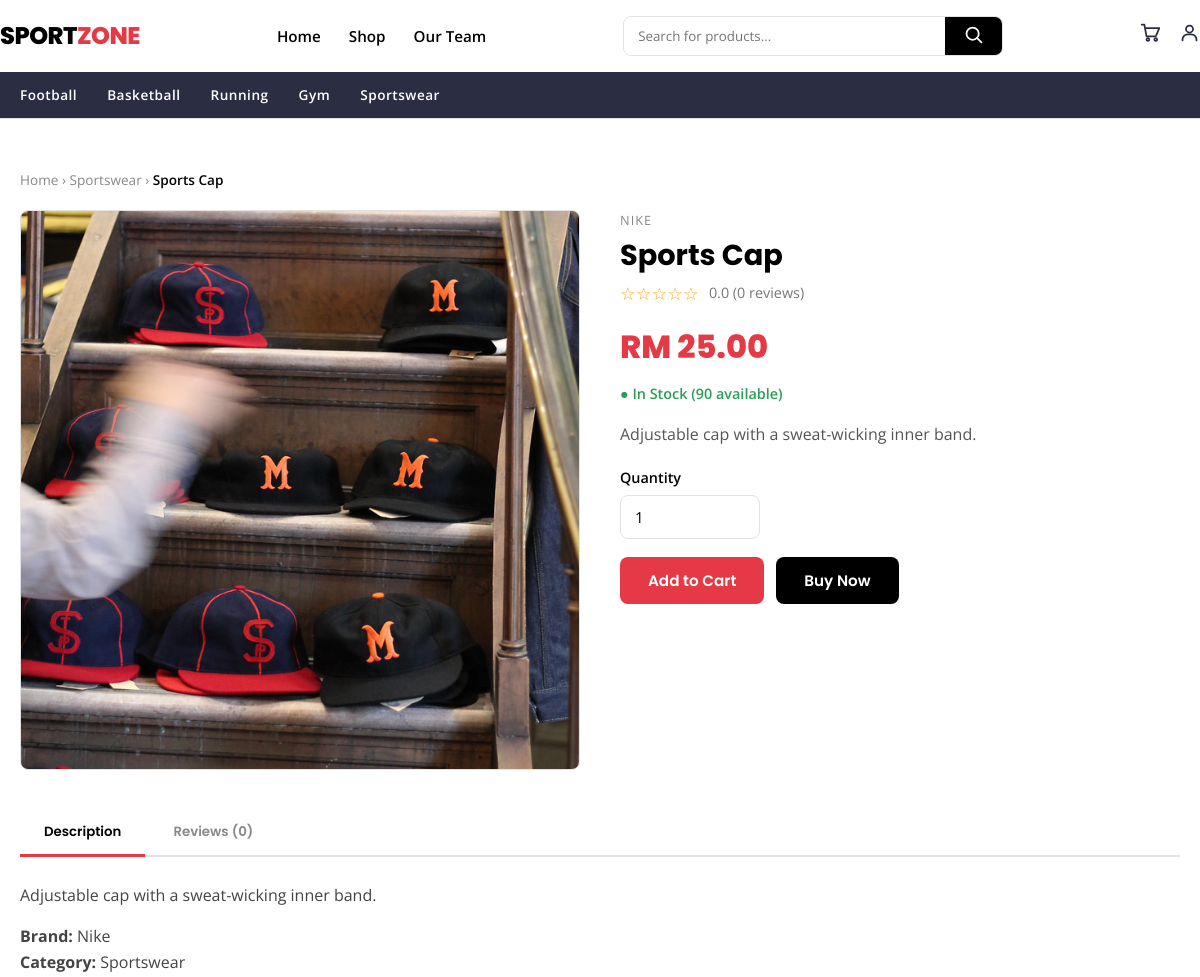
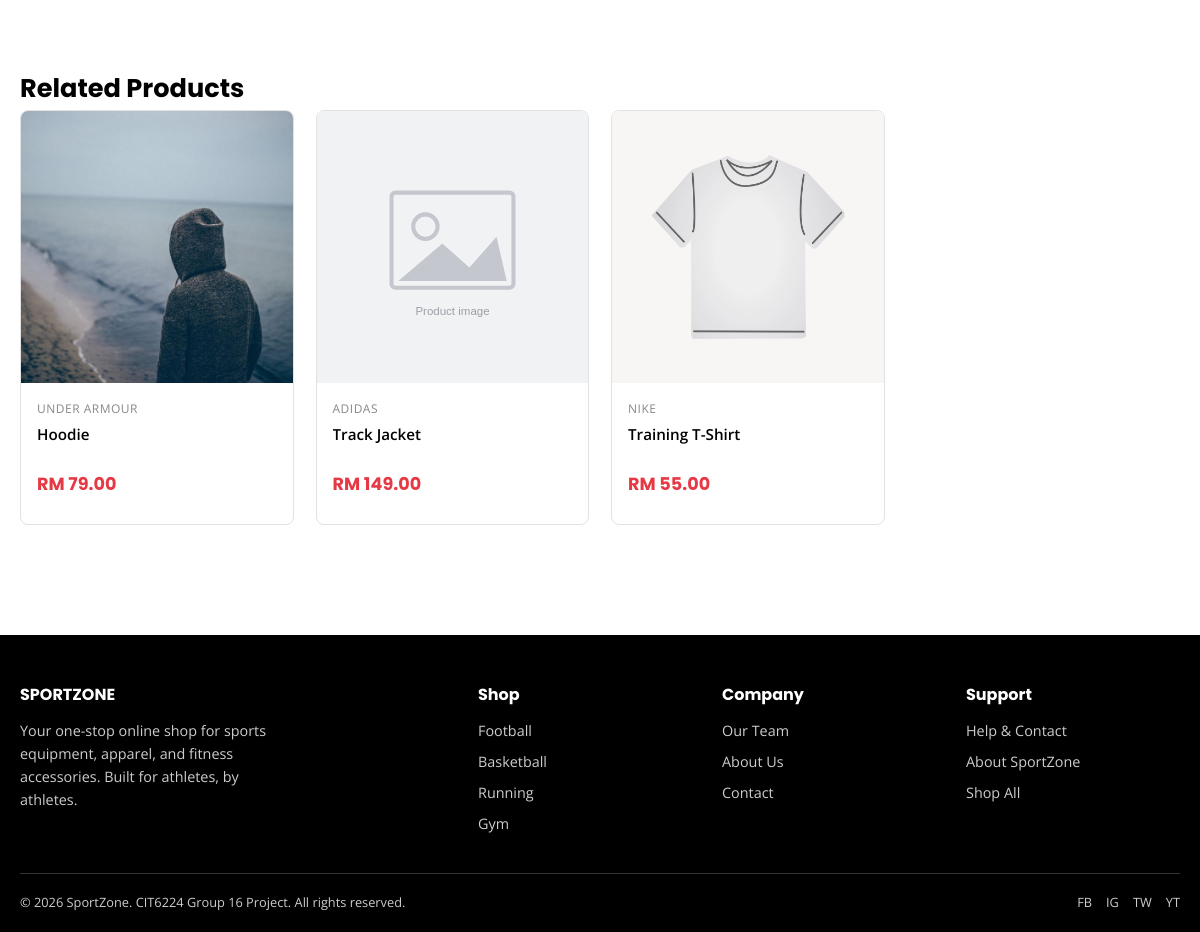
/product-details.php?id=20, run on the app's committed database (2 pictures, top to bottom).
### tables this page shows
CREATE TABLE products (
    product_id   INT AUTO_INCREMENT PRIMARY KEY,
    category_id  INT NOT NULL,
    name         VARCHAR(150) NOT NULL,
    description  TEXT,
    brand        VARCHAR(50)  DEFAULT NULL,
    price        DECIMAL(10,2) NOT NULL,
    stock        INT NOT NULL DEFAULT 0,
    sizes        VARCHAR(100) DEFAULT NULL,
    image        VARCHAR(255) DEFAULT NULL,
    created_at   TIMESTAMP DEFAULT CURRENT_TIMESTAMP,
    FOREIGN KEY (category_id) REFERENCES categories(category_id) ON DELETE CASCADE
);

CREATE TABLE categories (
    category_id  INT AUTO_INCREMENT PRIMARY KEY,
    name         VARCHAR(50) NOT NULL,
    slug         VARCHAR(50) NOT NULL UNIQUE,
    icon         VARCHAR(10) DEFAULT NULL
);

### product-details.php (the view, shortened to what this page needs)
<?php
require_once 'includes/db_connect.php';
require_once 'includes/functions.php';
$id = (int) ($_GET['id'] ?? 0);
$stmt = $conn->prepare("SELECT p.*, c.name AS category_name, c.slug AS category_slug
                        FROM products p JOIN categories c ON p.category_id = c.category_id
                        WHERE p.product_id = ?");
$stmt->bind_param("i", $id);
$stmt->execute();
$product = $stmt->get_result()->fetch_assoc();
$rating = product_rating($conn, $id);
$relStmt = $conn->prepare("SELECT * FROM products WHERE category_id = ? AND product_id != ? ORDER BY RAND() LIMIT 4");
$relStmt->bind_param("ii", $product['category_id'], $id);
$relStmt->execute();
$related = $relStmt->get_result();
include 'includes/head.php';
include 'includes/header.php';
?>
<section class="section">
    <div class="container">
        <nav class="breadcrumb">
            <a href="<?= BASE_URL ?>index.php">Home</a> &rsaquo;
            <a href="<?= BASE_URL ?>products.php?category=<?= sanitize($product['category_slug']) ?>"><?= sanitize($product['category_name']) ?></a> &rsaquo;
            <span><?= sanitize($product['name']) ?></span>
        </nav>
        <div class="product-detail">
            <div class="pd-gallery">
                <div class="pd-main-img">
                    <img src="<?= product_image_url($product['image']) ?>" alt="<?= sanitize($product['name']) ?>" id="mainImage">
                </div>
            </div>
            <div class="pd-info">
                <div class="brand" style="text-transform:uppercase; color:#888; letter-spacing:1px; font-size:0.8rem;"><?= sanitize($product['brand']) ?></div>
                <h1 style="font-size:1.8rem; margin:6px 0;"><?= sanitize($product['name']) ?></h1>
                <div style="display:flex; align-items:center; gap:10px; margin-bottom:14px;">
                    <span style="color:#f5a623; font-size:1.1rem;"><?= render_stars($rating['avg']) ?></span>
                    <span style="color:#777; font-size:0.9rem;"><?= number_format($rating['avg'], 1) ?> (<?= $rating['count'] ?> reviews)</span>
                </div>
                <div class="pd-price"><?= money($product['price']) ?></div>
                <p class="pd-stock <?= $product['stock'] > 0 ? 'in' : 'out' ?>">
                    <?= $product['stock'] > 0 ? '● In Stock (' . $product['stock'] . ' available)' : '● Out of Stock' ?>
                </p>
                <p style="color:#555; margin:16px 0; line-height:1.7;"><?= nl2br(sanitize($product['description'])) ?></p>
                <?php if ($product['stock'] > 0): ?>
                <form method="POST" action="<?= BASE_URL ?>add_to_cart.php" class="pd-form">
                    <div class="form-group" style="max-width:140px;">
                        <label for="quantity">Quantity</label>
                        <input type="number" name="quantity" id="quantity" value="1" min="1" max="<?= $product['stock'] ?>">
                    </div>
                    <div style="display:flex; gap:12px; margin-top:8px;">
                        <button type="submit" class="btn btn-primary">Add to Cart</button>
                        <button type="submit" name="buy_now" value="1" class="btn btn-dark">Buy Now</button>
                    </div>
                </form>
                <?php else: ?>
                    <button class="btn btn-outline" disabled>Out of Stock</button>
                <?php endif; ?>
            </div>
        </div>
        <div class="pd-tabs">
            <div class="tab-buttons">
                <button class="tab-btn active" data-tab="desc">Description</button>
                <button class="tab-btn" data-tab="reviews">Reviews (<?= $rating['count'] ?>)</button>
            </div>
            <div class="tab-content active" id="tab-desc">
                <p style="line-height:1.8; color:#444;"><?= nl2br(sanitize($product['description'])) ?></p>
                <ul style="margin-top:14px; color:#444;">
                    <li><strong>Brand:</strong> <?= sanitize($product['brand']) ?></li>
                    <li><strong>Category:</strong> <?= sanitize($product['category_name']) ?></li>
                </ul>
            </div>
        </div>
        <?php if ($related->num_rows > 0): ?>
            <h2 class="section-title" style="margin-top:50px;">Related Products</h2>
            <div class="product-grid">
                <?php while ($rp = $related->fetch_assoc()): ?>
                    <a href="product-details.php?id=<?= $rp['product_id'] ?>" class="product-card">
                        <div class="img-wrap">
                            <img src="<?= product_image_url($rp['image']) ?>" alt="<?= sanitize($rp['name']) ?>">
                        </div>
                        <div class="info">
                            <div class="brand"><?= sanitize($rp['brand']) ?></div>
                            <div class="name"><?= sanitize($rp['name']) ?></div>
                            <div class="price"><?= money($rp['price']) ?></div>
                        </div>
                    </a>
                <?php endwhile; ?>
            </div>
        <?php endif; ?>
    </div>
</section>
<?php include 'includes/footer.php'; ?>

### assets/css/style.css (style rules this page uses)
:root { --color-primary: #000000; --color-white: #ffffff; --color-accent: #E63946; --color-accent-dark: #c92a37; --color-secondary: #2B2D42; --color-bg-light: #F8F9FA; --color-border: #e2e2e2; --color-success: #2a9d57; --color-warning: #e9a23b; --color-danger: #d9363e; --font-heading: 'Poppins', sans-serif; --font-body: 'Open Sans', sans-serif; --radius: 8px; --shadow: 0 2px 10px rgba(0,0,0,0.08); --shadow-hover: 0 8px 20px rgba(0,0,0,0.15); --transition: all 0.2s ease-in-out; }
* { margin: 0; padding: 0; box-sizing: border-box; }
html { scroll-behavior: smooth; }
body { font-family: var(--font-body); color: var(--color-primary); background: var(--color-white); line-height: 1.6; }
h1, h2, h3, h4, h5 { font-family: var(--font-heading); font-weight: 700; line-height: 1.25; }
a { text-decoration: none; color: inherit; }
ul { list-style: none; }
img { max-width: 100%; display: block; }
button { font-family: var(--font-body); cursor: pointer; border: none; }
.container { max-width: 1200px; margin: 0 auto; padding: 0 20px; }
.btn { display: inline-block; padding: 12px 28px; border-radius: var(--radius); font-family: var(--font-heading); font-weight: 600; font-size: 0.95rem; transition: var(--transition); text-align: center; }
.btn-primary { background: var(--color-accent); color: var(--color-white); }
.btn-dark { background: var(--color-primary); color: var(--color-white); }
.section { padding: 50px 0; }
.section-title { font-size: 1.6rem; margin-bottom: 6px; }
.product-grid { display: grid; grid-template-columns: repeat(4, 1fr); gap: 22px; }
.product-card { background: var(--color-white); border: 1px solid var(--color-border); border-radius: var(--radius); overflow: hidden; transition: var(--transition); position: relative; }
.product-card .img-wrap { aspect-ratio: 1 / 1; background: var(--color-bg-light); display: flex; align-items: center; justify-content: center; overflow: hidden; }
.product-card .img-wrap img { width: 100%; height: 100%; object-fit: cover; }
.product-card .info { padding: 16px; }
.product-card .brand { font-size: 0.75rem; color: #888; text-transform: uppercase; letter-spacing: 0.5px; }
.product-card .name { font-weight: 600; margin: 4px 0 8px; font-size: 0.95rem; display: -webkit-box; -webkit-line-clamp: 2; -webkit-box-orient: vertical; overflow: hidden; min-height: 2.6em; }
.product-card .price { font-family: var(--font-heading); font-weight: 700; color: var(--color-accent); font-size: 1.1rem; margin-bottom: 10px; }
.form-group { margin-bottom: 18px; }
.form-group label { display: block; font-weight: 600; margin-bottom: 6px; font-size: 0.9rem; }
.form-group input, .form-group select, .form-group textarea { width: 100%; padding: 11px 14px; border: 1px solid var(--color-border); border-radius: var(--radius); font-family: var(--font-body); font-size: 0.95rem; transition: var(--transition); }
.breadcrumb { font-size: 0.85rem; color: #888; margin-bottom: 20px; }
.breadcrumb span { color: var(--color-primary); font-weight: 600; }
.product-detail { display: grid; grid-template-columns: 1fr 1fr; gap: 40px; margin-bottom: 40px; }
.pd-main-img { aspect-ratio: 1/1; background: var(--color-bg-light); border-radius: var(--radius); overflow: hidden; border: 1px solid var(--color-border); }
.pd-main-img img { width: 100%; height: 100%; object-fit: cover; }
.pd-price { font-family: var(--font-heading); font-size: 2rem; font-weight: 800; color: var(--color-accent); margin: 10px 0; }
.pd-stock { font-weight: 600; font-size: 0.9rem; }
.pd-stock.in { color: var(--color-success); }
.pd-form { margin-top: 18px; }
.pd-tabs { margin-top: 30px; }
.tab-buttons { display: flex; gap: 4px; border-bottom: 2px solid var(--color-border); }
.tab-btn { background: none; padding: 12px 24px; font-family: var(--font-heading); font-weight: 600; color: #888; border-bottom: 3px solid transparent; margin-bottom: -2px; }
.tab-btn.active { color: var(--color-primary); border-bottom-color: var(--color-accent); }
.tab-content { display: none; padding: 24px 0; }
.tab-content.active { display: block; }

### data on the page
products: category.name "Sportswear", name "Sports Cap", image (picture), brand "NIKE", price "RM 25.00", stock "90", description "Adjustable cap with a sweat-wicking inner band.", brand "Nike"
products: image (picture), brand "UNDER ARMOUR", name "Hoodie", price "RM 79.00"
products: shows a picture, brand "ADIDAS", name "Track Jacket", price "RM 149.00"
products: image (picture), brand "NIKE", name "Training T-Shirt", price "RM 55.00"

### other printed values
render_stars($rating['avg']) "☆☆☆☆☆"
$rating['avg'] "0.0"
$rating['count'] "0"
